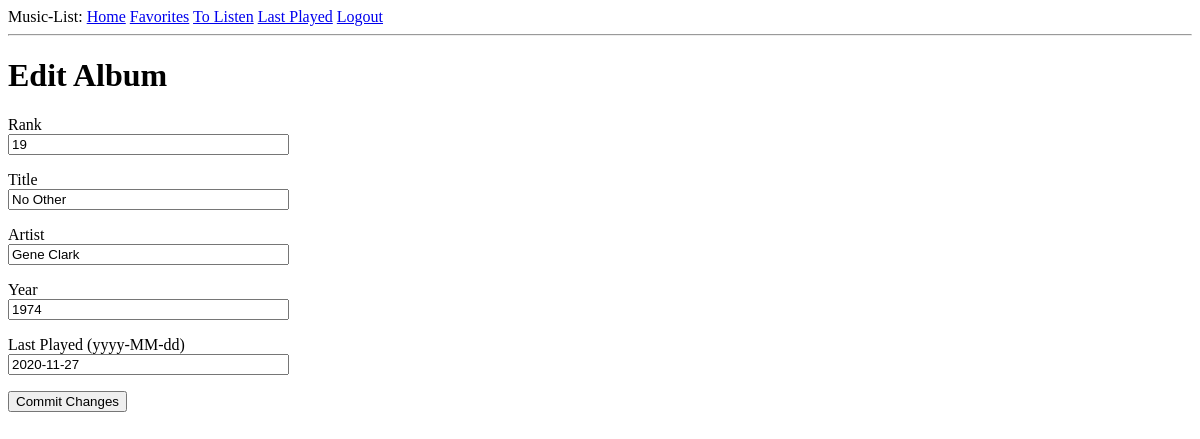
Before: /favorites/edit/48 (signed in) with the older database file.
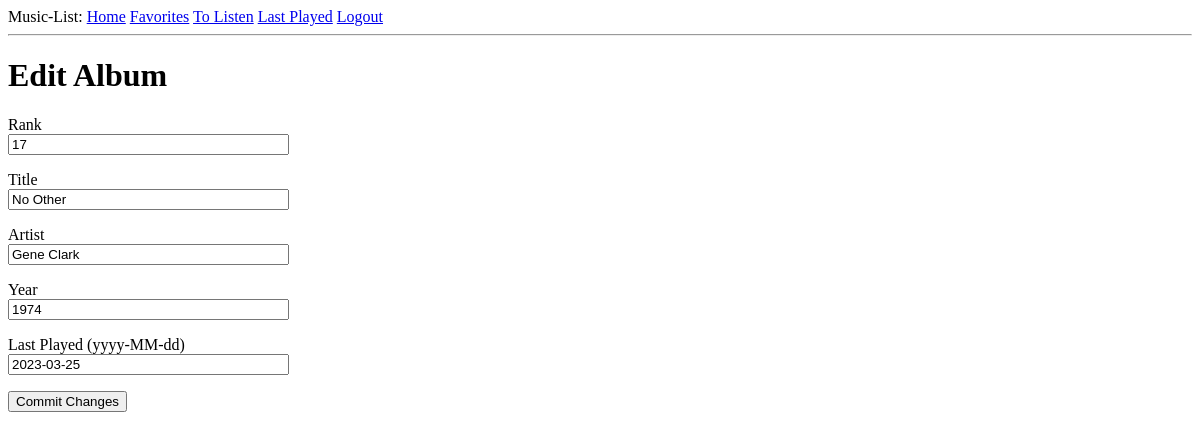
After: the same page with the newer database file.
### app/models.py (models this page shows, shortened)
class Album(db.Model):
    __tablename__ = 'albums'
    id = db.Column(db.Integer, primary_key=True)
    rank = db.Column(db.Integer, unique=True)
    title = db.Column(db.String(140))
    artist = db.Column(db.String(140))
    year = db.Column(db.Integer)
    last_played = db.Column(db.DateTime, index=True)
    user_id = db.Column(db.Integer, db.ForeignKey('users.id'))

### app/routes.py (the view, shortened to what this page needs)
@app.route('/favorites/edit/<id>', methods=['GET', 'POST'])
@login_required
def edit(id):
    form = AlbumForm(request.form)
    rankrow = (Album.query
           .filter_by(user_id=current_user.id)
           .filter_by(id=int(id))
           .order_by(Album.rank.desc())
           .limit(1)
           .all()) # do this before POST because we need previous album id
    return render_template('editalbum.html',
                           form=form,
                           row=rankrow[0])

### app/forms.py
class AlbumForm(FlaskForm):
    rank = StringField('Rank', [validators.InputRequired()])
    title = StringField('Title', [validators.InputRequired()])
    artist = StringField('Artist', [validators.InputRequired()])
    year = StringField('Year', [validators.InputRequired()])
    last_played = StringField('Last Played (yyyy-MM-dd)',
                              [validators.InputRequired()])
    submit = SubmitField('Commit Changes')

### app/models.py (called while the page is built)
@login.user_loader
def load_user(id):
    return User.query.get(int(id))

### app/templates/editalbum.html (shortened to what this page needs)
{% extends "base.html" %}
{% block content %}
<h1>Edit Album</h1>
    <form action="" method="post">
        <p>
            {{ form.rank.label }}<br>
            {{ form.rank(value=row.rank, size=32) }}
        </p>
        <p>
            {{ form.title.label }}<br>
            {{ form.title(value=row.title, size=32) }}
        </p>
        <p>
            {{ form.artist.label }}<br>
            {{ form.artist(value=row.artist, size=32) }}
        </p>
        <p>
            {{ form.year.label }}<br>
            {{ form.year(value=row.year, size=32) }}
        </p>
        <p>
            {{ form.last_played.label }}<br>
            {{ form.last_played(value=row.last_played.strftime('%Y-%m-%d'), size=32) }}
        </p>
        <p>{{ form.submit() }}</p>
    </form>
{% endblock %}

Changed rows visible on the page:
changed Album "No Other": rank "19" → "17"; last_played "2020-11-27" → "2023-03-25"
